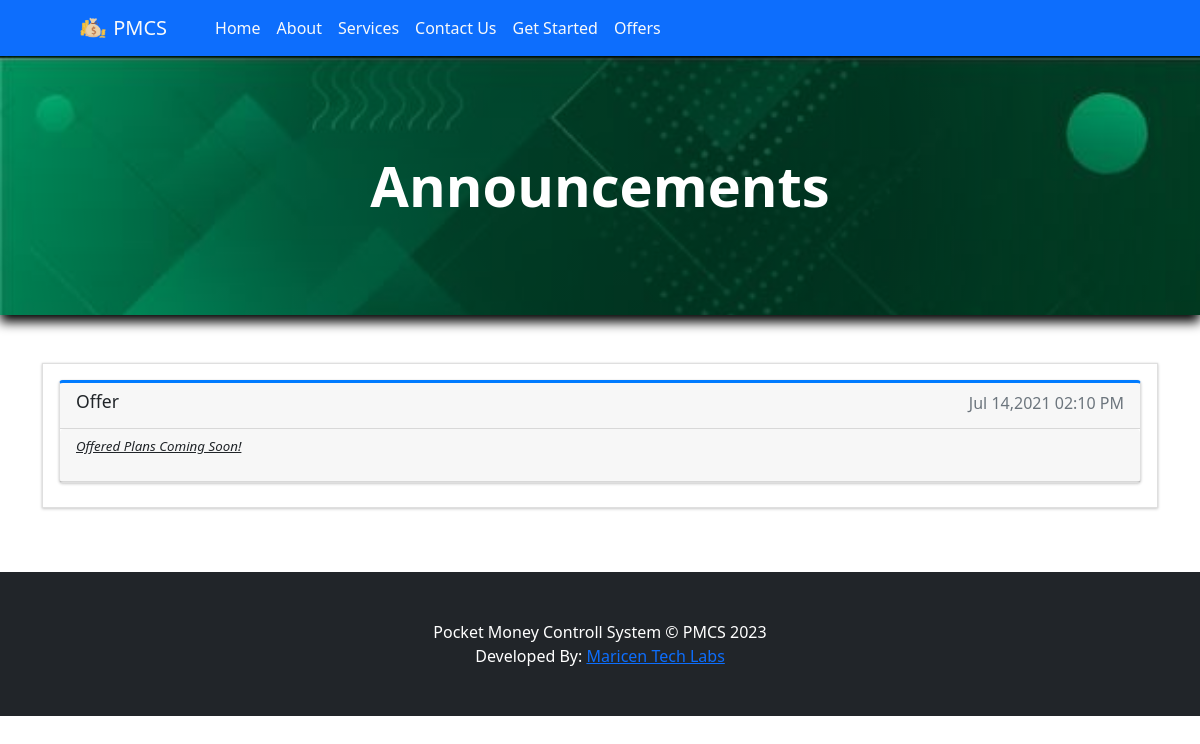
The app's page /?p=announcements with its own data.
### tables this page shows
CREATE TABLE `announcements` (
  `id` int(30) NOT NULL,
  `title` text NOT NULL,
  `announcement` text NOT NULL,
  `date_created` datetime NOT NULL DEFAULT current_timestamp(),
  `date_updated` datetime DEFAULT NULL ON UPDATE current_timestamp()
);

### announcements.php (the view, shortened to what this page needs)
 <header class="bg-dark py-5" id="main-header">
    <div class="container px-4 px-lg-5 my-5">
        <div class="text-center text-white">
            <h1 class="display-4 fw-bolder">Announcements</h1>
        </div>
    </div>
</header>
<section class="py-5">
    <div class="container">
        <div class="card rounded-0">
            <div class="card-body">
               <?php
               $qry = $conn->query("SELECT * FROM `announcements` order by unix_timestamp(date_created) desc");
               while($row = $qry->fetch_assoc()):
                    $row['announcement'] = strip_tags(stripslashes(html_entity_decode($row['announcement'])))
                ?>
                <a class="card text-dark card-outline card-primary mb-2 view_data" href="javascript:void(0)" data-id='<?php echo $row['id'] ?>' data-title='<?php echo $row['title'] ?>' >
                    <div class="card-header">
                        <h5 class="card-title"><?php echo $row['title'] ?></h5>
                        <span class="float-right text-muted"><?php echo date("M d,Y h:i A",strtotime($row['date_created'])) ?></span>
                    </div>
                    <div class="card-header">
                        <p class="truncate"><?php echo $row['announcement'] ?></p>
                    </div>
                </a>
                <?php endwhile; ?>
            </div>
        </div>
    </div>
</section>

### records on screen
announcements: title "Offer", date_created "Jul 14,2021 02:10 PM", announcement "Offered Plans Coming Soon!"

### other values on screen
$_settings->info('short_name') "PMCS"
